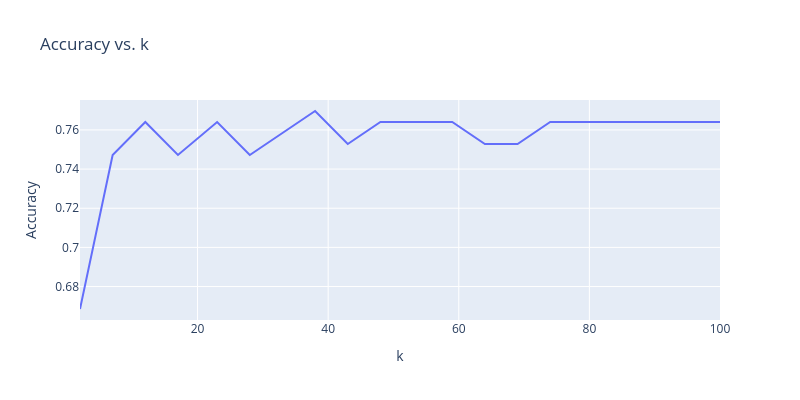

Source (notebook cell):
### Code cell
# Part 2

ks = np.unique(np.round(np.linspace(2, 100, 20)).astype(int))
accuracies = []

for k in ks:
    kf = KFold(n_splits=k, shuffle=True, random_state=42)
    preds, truths = [], []

    for train_index, test_index in kf.split(features):
        train_X, test_X = features[train_index], features[test_index]
        train_y, test_y = labels[train_index], labels[test_index]

        for sample, true_label in zip(test_X, test_y):
            pred_label = NN(sample, train_X, train_y)
            preds.append(pred_label)
            truths.append(true_label)

    acc = accuracy_score(truths, preds)
    accuracies.append(acc)

fig = go.Figure()
fig.add_trace(go.Scatter(x=ks, y=accuracies))
fig.update_layout(
    title="Accuracy vs. k",
    xaxis_title="k",
    yaxis_title="Accuracy",
    width=800,
    height=400,
)
fig.show()

### Figure 1 — Plotly figure (JSON) as saved in the notebook; plotly's stock layout.template omitted (floating-point values rounded to 4 significant figures)
{"data": [{"type": "scatter", "x": [2, 7, 12, 17, 23, 28, 33, 38, 43, 48, 54, 59, 64, 69, 74, 79, 85, 90, 95, 100], "y": [0.6685, 0.7472, 0.764, 0.7472, 0.764, 0.7472, 0.7584, 0.7697, 0.7528, 0.764, 0.764, 0.764, 0.7528, 0.7528, 0.764, 0.764, 0.764, 0.764, 0.764, 0.764]}], "layout": {"height": 400, "title": {"text": "Accuracy vs. k"}, "width": 800, "xaxis": {"title": {"text": "k"}}, "yaxis": {"title": {"text": "Accuracy"}}}}
